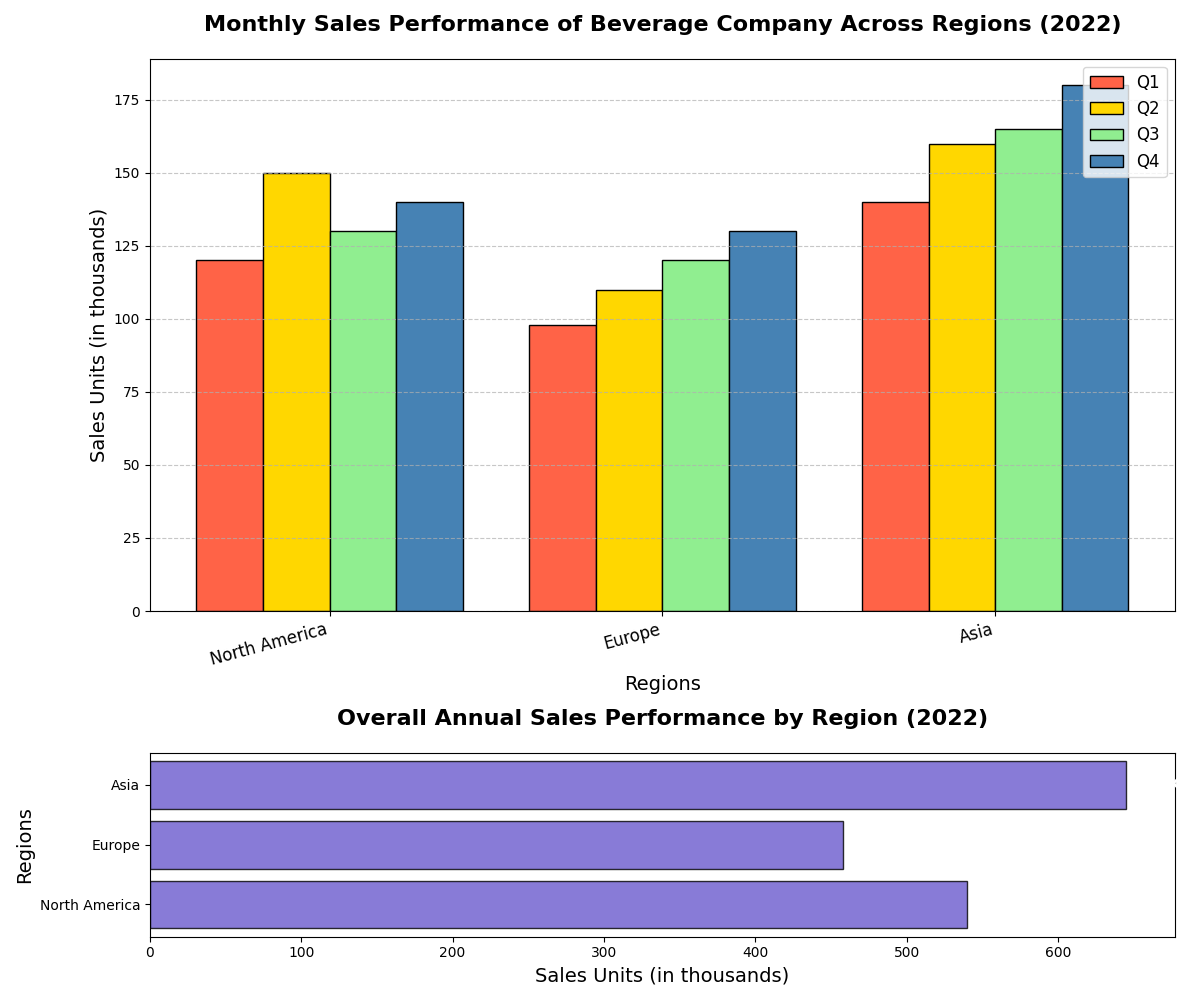

Write Python code to recreate this figure.
import matplotlib.pyplot as plt
import numpy as np

# Data for the plot (excluding South America and Africa)
regions = ['North America', 'Europe', 'Asia']
q1_sales = [120, 98, 140]
q2_sales = [150, 110, 160]
q3_sales = [130, 120, 165]
q4_sales = [140, 130, 180]

# Create a figure and set of subplots with 2 subplots
fig, (ax1, ax2) = plt.subplots(2, 1, figsize=(12, 10), gridspec_kw={'height_ratios': [3, 1]})

# Define bar width and bar positions
bar_width = 0.2
bar_positions = np.arange(len(regions))

# Plotting Sales Data by Quarter
ax1.bar(bar_positions - 1.5 * bar_width, q1_sales, width=bar_width, color='#FF6347', edgecolor='black', label='Q1')
ax1.bar(bar_positions - 0.5 * bar_width, q2_sales, width=bar_width, color='#FFD700', edgecolor='black', label='Q2')
ax1.bar(bar_positions + 0.5 * bar_width, q3_sales, width=bar_width, color='#90EE90', edgecolor='black', label='Q3')
ax1.bar(bar_positions + 1.5 * bar_width, q4_sales, width=bar_width, color='#4682B4', edgecolor='black', label='Q4')

# Titles and labels
ax1.set_title('Monthly Sales Performance of Beverage Company Across Regions (2022)', fontsize=16, fontweight='bold', pad=20)
ax1.set_xlabel('Regions', fontsize=14)
ax1.set_ylabel('Sales Units (in thousands)', fontsize=14)

# Set x-ticks and labels
ax1.set_xticks(bar_positions)
ax1.set_xticklabels(regions, rotation=15, ha='right', fontsize=12)

# Adding legend
ax1.legend(loc='upper right', fontsize=12)

# Gridlines for y-axis
ax1.yaxis.grid(True, linestyle='--', alpha=0.7)

# Plotting overall sales data
regional_labels = regions
overall_sales = np.array(q1_sales) + np.array(q2_sales) + np.array(q3_sales) + np.array(q4_sales)

ax2.barh(regional_labels, overall_sales, color='#6A5ACD', edgecolor='black', alpha=0.8)

# Titles and labels for horizontal bar chart
ax2.set_title('Overall Annual Sales Performance by Region (2022)', fontsize=16, fontweight='bold', pad=20)
ax2.set_xlabel('Sales Units (in thousands)', fontsize=14)
ax2.set_ylabel('Regions', fontsize=14)

# Adding value labels for each bar
for i in range(len(overall_sales)):
    ax2.text(overall_sales[i] + 5, i, f'{overall_sales[i]}K', va='center', ha='left', fontsize=12, color='white', fontweight='bold')

# Automatically adjust layout
plt.tight_layout()

# Display the plots
plt.show()
